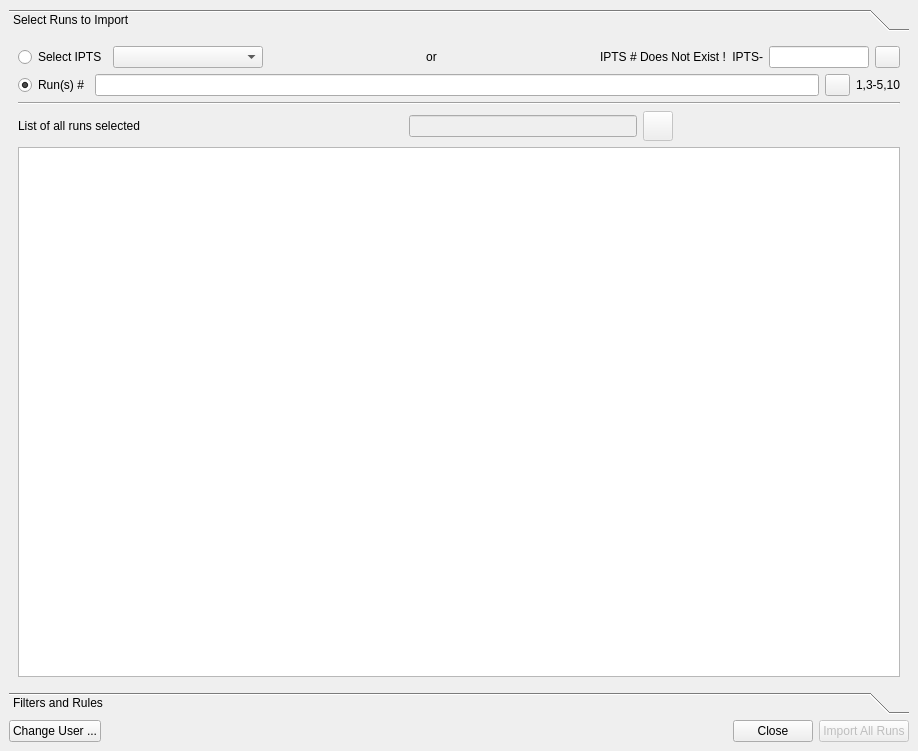
<?xml version="1.0" encoding="UTF-8"?>
<ui version="4.0">
 <class>MainWindow</class>
 <widget class="QMainWindow" name="MainWindow">
  <property name="geometry">
   <rect>
    <x>0</x>
    <y>0</y>
    <width>918</width>
    <height>751</height>
   </rect>
  </property>
  <property name="windowTitle">
   <string>MainWindow</string>
  </property>
  <widget class="QWidget" name="centralwidget">
   <layout class="QVBoxLayout" name="verticalLayout_3">
    <item>
     <widget class="QToolBox" name="toolBox">
      <property name="currentIndex">
       <number>0</number>
      </property>
      <widget class="QWidget" name="page">
       <property name="geometry">
        <rect>
         <x>0</x>
         <y>0</y>
         <width>900</width>
         <height>594</height>
        </rect>
       </property>
       <attribute name="label">
        <string>Select Runs to Import</string>
       </attribute>
       <layout class="QVBoxLayout" name="verticalLayout">
        <item>
         <layout class="QHBoxLayout" name="horizontalLayout_2">
          <item>
           <widget class="QRadioButton" name="ipts_radio_button">
            <property name="enabled">
             <bool>true</bool>
            </property>
            <property name="text">
             <string>Select IPTS</string>
            </property>
            <property name="checked">
             <bool>false</bool>
            </property>
           </widget>
          </item>
          <item>
           <widget class="QComboBox" name="ipts_combobox">
            <property name="minimumSize">
             <size>
              <width>150</width>
              <height>0</height>
             </size>
            </property>
            <property name="maximumSize">
             <size>
              <width>150</width>
              <height>16777215</height>
             </size>
            </property>
           </widget>
          </item>
          <item>
           <spacer name="horizontalSpacer_5">
            <property name="orientation">
             <enum>Qt::Horizontal</enum>
            </property>
            <property name="sizeHint" stdset="0">
             <size>
              <width>40</width>
              <height>20</height>
             </size>
            </property>
           </spacer>
          </item>
          <item>
           <widget class="QLabel" name="ipts_label">
            <property name="text">
             <string>or</string>
            </property>
            <property name="alignment">
             <set>Qt::AlignCenter</set>
            </property>
           </widget>
          </item>
          <item>
           <spacer name="horizontalSpacer_4">
            <property name="orientation">
             <enum>Qt::Horizontal</enum>
            </property>
            <property name="sizeHint" stdset="0">
             <size>
              <width>40</width>
              <height>20</height>
             </size>
            </property>
           </spacer>
          </item>
          <item>
           <widget class="QLabel" name="error_message">
            <property name="text">
             <string>IPTS # Does Not Exist !</string>
            </property>
            <property name="alignment">
             <set>Qt::AlignCenter</set>
            </property>
           </widget>
          </item>
          <item>
           <widget class="QLabel" name="label_3">
            <property name="text">
             <string>IPTS-</string>
            </property>
            <property name="alignment">
             <set>Qt::AlignRight|Qt::AlignTrailing|Qt::AlignVCenter</set>
            </property>
           </widget>
          </item>
          <item>
           <widget class="QLineEdit" name="ipts_lineedit">
            <property name="minimumSize">
             <size>
              <width>100</width>
              <height>0</height>
             </size>
            </property>
            <property name="maximumSize">
             <size>
              <width>100</width>
              <height>16777215</height>
             </size>
            </property>
           </widget>
          </item>
          <item>
           <widget class="QPushButton" name="clear_ipts_button">
            <property name="minimumSize">
             <size>
              <width>25</width>
              <height>20</height>
             </size>
            </property>
            <property name="maximumSize">
             <size>
              <width>25</width>
              <height>16777215</height>
             </size>
            </property>
            <property name="text">
             <string/>
            </property>
           </widget>
          </item>
         </layout>
        </item>
        <item>
         <layout class="QHBoxLayout" name="horizontalLayout">
          <item>
           <widget class="QRadioButton" name="run_radio_button">
            <property name="text">
             <string>Run(s) #</string>
            </property>
            <property name="checked">
             <bool>true</bool>
            </property>
           </widget>
          </item>
          <item>
           <widget class="QLineEdit" name="run_number_lineedit"/>
          </item>
          <item>
           <widget class="QPushButton" name="clear_run_button">
            <property name="minimumSize">
             <size>
              <width>25</width>
              <height>20</height>
             </size>
            </property>
            <property name="maximumSize">
             <size>
              <width>25</width>
              <height>16777215</height>
             </size>
            </property>
            <property name="text">
             <string/>
            </property>
           </widget>
          </item>
          <item>
           <widget class="QLabel" name="run_number_label">
            <property name="text">
             <string>1,3-5,10</string>
            </property>
           </widget>
          </item>
         </layout>
        </item>
        <item>
         <widget class="Line" name="line">
          <property name="orientation">
           <enum>Qt::Horizontal</enum>
          </property>
         </widget>
        </item>
        <item>
         <layout class="QHBoxLayout" name="horizontalLayout_7">
          <item>
           <widget class="QLabel" name="list_of_runs_label">
            <property name="text">
             <string>List of all runs selected</string>
            </property>
           </widget>
          </item>
          <item>
           <spacer name="horizontalSpacer_2">
            <property name="orientation">
             <enum>Qt::Horizontal</enum>
            </property>
            <property name="sizeHint" stdset="0">
             <size>
              <width>40</width>
              <height>20</height>
             </size>
            </property>
           </spacer>
          </item>
          <item>
           <widget class="QLabel" name="search_logo_label">
            <property name="enabled">
             <bool>false</bool>
            </property>
            <property name="sizePolicy">
             <sizepolicy hsizetype="Fixed" vsizetype="Fixed">
              <horstretch>0</horstretch>
              <verstretch>0</verstretch>
             </sizepolicy>
            </property>
            <property name="minimumSize">
             <size>
              <width>30</width>
              <height>30</height>
             </size>
            </property>
            <property name="maximumSize">
             <size>
              <width>30</width>
              <height>30</height>
             </size>
            </property>
            <property name="text">
             <string/>
            </property>
           </widget>
          </item>
          <item>
           <widget class="QLineEdit" name="name_search">
            <property name="enabled">
             <bool>false</bool>
            </property>
            <property name="minimumSize">
             <size>
              <width>200</width>
              <height>0</height>
             </size>
            </property>
            <property name="maximumSize">
             <size>
              <width>1677215</width>
              <height>16777215</height>
             </size>
            </property>
            <property name="text">
             <string/>
            </property>
           </widget>
          </item>
          <item>
           <widget class="QPushButton" name="clear_search_button">
            <property name="enabled">
             <bool>false</bool>
            </property>
            <property name="minimumSize">
             <size>
              <width>30</width>
              <height>30</height>
             </size>
            </property>
            <property name="maximumSize">
             <size>
              <width>20</width>
              <height>30</height>
             </size>
            </property>
            <property name="text">
             <string/>
            </property>
           </widget>
          </item>
          <item>
           <spacer name="horizontalSpacer_6">
            <property name="orientation">
             <enum>Qt::Horizontal</enum>
            </property>
            <property name="sizeHint" stdset="0">
             <size>
              <width>40</width>
              <height>20</height>
             </size>
            </property>
           </spacer>
          </item>
         </layout>
        </item>
        <item>
         <widget class="QTableWidget" name="tableWidget_all_runs"/>
        </item>
       </layout>
      </widget>
      <widget class="QWidget" name="page_2">
       <property name="geometry">
        <rect>
         <x>0</x>
         <y>0</y>
         <width>900</width>
         <height>594</height>
        </rect>
       </property>
       <attribute name="label">
        <string>Filters and Rules</string>
       </attribute>
       <layout class="QVBoxLayout" name="verticalLayout_5">
        <item>
         <widget class="QSplitter" name="splitter">
          <property name="frameShape">
           <enum>QFrame::NoFrame</enum>
          </property>
          <property name="frameShadow">
           <enum>QFrame::Plain</enum>
          </property>
          <property name="lineWidth">
           <number>4</number>
          </property>
          <property name="midLineWidth">
           <number>9</number>
          </property>
          <property name="orientation">
           <enum>Qt::Vertical</enum>
          </property>
          <property name="opaqueResize">
           <bool>false</bool>
          </property>
          <property name="handleWidth">
           <number>14</number>
          </property>
          <property name="childrenCollapsible">
           <bool>true</bool>
          </property>
          <widget class="QWidget" name="layoutWidget_2">
           <layout class="QVBoxLayout" name="verticalLayout_4">
            <item>
             <widget class="QTableWidget" name="tableWidget">
              <property name="enabled">
               <bool>false</bool>
              </property>
              <property name="sizePolicy">
               <sizepolicy hsizetype="Expanding" vsizetype="Expanding">
                <horstretch>0</horstretch>
                <verstretch>0</verstretch>
               </sizepolicy>
              </property>
              <property name="maximumSize">
               <size>
                <width>16777215</width>
                <height>16777215</height>
               </size>
              </property>
              <property name="palette">
               <palette>
                <active>
                 <colorrole role="Highlight">
                  <brush brushstyle="SolidPattern">
                   <color alpha="255">
                    <red>138</red>
                    <green>226</green>
                    <blue>52</blue>
                   </color>
                  </brush>
                 </colorrole>
                 <colorrole role="Link">
                  <brush brushstyle="SolidPattern">
                   <color alpha="255">
                    <red>138</red>
                    <green>226</green>
                    <blue>52</blue>
                   </color>
                  </brush>
                 </colorrole>
                </active>
                <inactive>
                 <colorrole role="Highlight">
                  <brush brushstyle="SolidPattern">
                   <color alpha="255">
                    <red>138</red>
                    <green>226</green>
                    <blue>52</blue>
                   </color>
                  </brush>
                 </colorrole>
                 <colorrole role="Link">
                  <brush brushstyle="SolidPattern">
                   <color alpha="255">
                    <red>138</red>
                    <green>226</green>
                    <blue>52</blue>
                   </color>
                  </brush>
                 </colorrole>
                </inactive>
                <disabled>
                 <colorrole role="Highlight">
                  <brush brushstyle="SolidPattern">
                   <color alpha="255">
                    <red>145</red>
                    <green>141</green>
                    <blue>126</blue>
                   </color>
                  </brush>
                 </colorrole>
                 <colorrole role="Link">
                  <brush brushstyle="SolidPattern">
                   <color alpha="255">
                    <red>138</red>
                    <green>226</green>
                    <blue>52</blue>
                   </color>
                  </brush>
                 </colorrole>
                </disabled>
               </palette>
              </property>
              <property name="alternatingRowColors">
               <bool>true</bool>
              </property>
              <property name="selectionMode">
               <enum>QAbstractItemView::SingleSelection</enum>
              </property>
              <property name="selectionBehavior">
               <enum>QAbstractItemView::SelectRows</enum>
              </property>
              <attribute name="horizontalHeaderVisible">
               <bool>false</bool>
              </attribute>
              <attribute name="horizontalHeaderHighlightSections">
               <bool>true</bool>
              </attribute>
              <attribute name="horizontalHeaderStretchLastSection">
               <bool>true</bool>
              </attribute>
              <attribute name="verticalHeaderVisible">
               <bool>false</bool>
              </attribute>
              <attribute name="verticalHeaderStretchLastSection">
               <bool>false</bool>
              </attribute>
              <column>
               <property name="text">
                <string>New Column</string>
               </property>
              </column>
              <column>
               <property name="text">
                <string>Rule #</string>
               </property>
              </column>
              <column>
               <property name="text">
                <string>Keyword</string>
               </property>
              </column>
              <column>
               <property name="text">
                <string>Criteria</string>
               </property>
              </column>
              <column>
               <property name="text">
                <string>Values</string>
               </property>
              </column>
             </widget>
            </item>
            <item>
             <layout class="QHBoxLayout" name="horizontalLayout_4">
              <item>
               <widget class="QPushButton" name="remove_criteria_button">
                <property name="enabled">
                 <bool>false</bool>
                </property>
                <property name="minimumSize">
                 <size>
                  <width>180</width>
                  <height>0</height>
                 </size>
                </property>
                <property name="maximumSize">
                 <size>
                  <width>200</width>
                  <height>30</height>
                 </size>
                </property>
                <property name="text">
                 <string>Remove Selected Rule</string>
                </property>
               </widget>
              </item>
              <item>
               <widget class="QPushButton" name="add_criteria_button">
                <property name="enabled">
                 <bool>false</bool>
                </property>
                <property name="minimumSize">
                 <size>
                  <width>200</width>
                  <height>0</height>
                 </size>
                </property>
                <property name="maximumSize">
                 <size>
                  <width>200</width>
                  <height>30</height>
                 </size>
                </property>
                <property name="text">
                 <string>Add a Rule</string>
                </property>
               </widget>
              </item>
              <item>
               <spacer name="horizontalSpacer_3">
                <property name="orientation">
                 <enum>Qt::Horizontal</enum>
                </property>
                <property name="sizeType">
                 <enum>QSizePolicy::Expanding</enum>
                </property>
                <property name="sizeHint" stdset="0">
                 <size>
                  <width>40</width>
                  <height>20</height>
                 </size>
                </property>
               </spacer>
              </item>
             </layout>
            </item>
            <item>
             <layout class="QHBoxLayout" name="horizontalLayout_6">
              <item>
               <widget class="QLabel" name="global_rule_label">
                <property name="enabled">
                 <bool>false</bool>
                </property>
                <property name="text">
                 <string>Global Rule:</string>
                </property>
               </widget>
              </item>
              <item>
               <widget class="QLineEdit" name="global_rule_lineedit">
                <property name="enabled">
                 <bool>false</bool>
                </property>
                <property name="readOnly">
                 <bool>true</bool>
                </property>
               </widget>
              </item>
              <item>
               <widget class="QPushButton" name="global_rule_button">
                <property name="enabled">
                 <bool>false</bool>
                </property>
                <property name="text">
                 <string>Edit ...</string>
                </property>
               </widget>
              </item>
             </layout>
            </item>
           </layout>
          </widget>
          <widget class="QWidget" name="layoutWidget_3">
           <layout class="QVBoxLayout" name="verticalLayout_2">
            <item>
             <widget class="QLabel" name="filter_result_label">
              <property name="enabled">
               <bool>false</bool>
              </property>
              <property name="text">
               <string>Filter + Global Rules Result</string>
              </property>
             </widget>
            </item>
            <item>
             <widget class="QTableWidget" name="tableWidget_filter_result">
              <property name="enabled">
               <bool>false</bool>
              </property>
              <property name="alternatingRowColors">
               <bool>true</bool>
              </property>
              <property name="selectionMode">
               <enum>QAbstractItemView::NoSelection</enum>
              </property>
              <attribute name="horizontalHeaderStretchLastSection">
               <bool>false</bool>
              </attribute>
              <attribute name="verticalHeaderStretchLastSection">
               <bool>false</bool>
              </attribute>
             </widget>
            </item>
           </layout>
          </widget>
         </widget>
        </item>
       </layout>
      </widget>
     </widget>
    </item>
    <item>
     <layout class="QHBoxLayout" name="horizontalLayout_3">
      <item>
       <widget class="QPushButton" name="change_user_button">
        <property name="text">
         <string>Change User ...</string>
        </property>
       </widget>
      </item>
      <item>
       <spacer name="horizontalSpacer">
        <property name="orientation">
         <enum>Qt::Horizontal</enum>
        </property>
        <property name="sizeHint" stdset="0">
         <size>
          <width>40</width>
          <height>20</height>
         </size>
        </property>
       </spacer>
      </item>
      <item>
       <widget class="QPushButton" name="cancel_button">
        <property name="text">
         <string>Close</string>
        </property>
       </widget>
      </item>
      <item>
       <widget class="QPushButton" name="import_button">
        <property name="enabled">
         <bool>false</bool>
        </property>
        <property name="text">
         <string>Import All Runs</string>
        </property>
       </widget>
      </item>
     </layout>
    </item>
   </layout>
  </widget>
  <widget class="QMenuBar" name="menubar">
   <property name="geometry">
    <rect>
     <x>0</x>
     <y>0</y>
     <width>918</width>
     <height>22</height>
    </rect>
   </property>
  </widget>
 </widget>
 <resources/>
 <connections>
  <connection>
   <sender>ipts_radio_button</sender>
   <signal>clicked()</signal>
   <receiver>MainWindow</receiver>
   <slot>radio_button_changed()</slot>
   <hints>
    <hint type="sourcelabel">
     <x>67</x>
     <y>84</y>
    </hint>
    <hint type="destinationlabel">
     <x>458</x>
     <y>375</y>
    </hint>
   </hints>
  </connection>
  <connection>
   <sender>run_radio_button</sender>
   <signal>clicked()</signal>
   <receiver>MainWindow</receiver>
   <slot>radio_button_changed()</slot>
   <hints>
    <hint type="sourcelabel">
     <x>59</x>
     <y>119</y>
    </hint>
    <hint type="destinationlabel">
     <x>458</x>
     <y>375</y>
    </hint>
   </hints>
  </connection>
  <connection>
   <sender>ipts_combobox</sender>
   <signal>currentIndexChanged(QString)</signal>
   <receiver>MainWindow</receiver>
   <slot>ipts_selection_changed()</slot>
   <hints>
    <hint type="sourcelabel">
     <x>197</x>
     <y>85</y>
    </hint>
    <hint type="destinationlabel">
     <x>458</x>
     <y>375</y>
    </hint>
   </hints>
  </connection>
  <connection>
   <sender>run_number_lineedit</sender>
   <signal>returnPressed()</signal>
   <receiver>MainWindow</receiver>
   <slot>run_number_return_pressed()</slot>
   <hints>
    <hint type="sourcelabel">
     <x>456</x>
     <y>120</y>
    </hint>
    <hint type="destinationlabel">
     <x>458</x>
     <y>375</y>
    </hint>
   </hints>
  </connection>
  <connection>
   <sender>ipts_lineedit</sender>
   <signal>textChanged(QString)</signal>
   <receiver>MainWindow</receiver>
   <slot>ipts_text_changed()</slot>
   <hints>
    <hint type="sourcelabel">
     <x>817</x>
     <y>85</y>
    </hint>
    <hint type="destinationlabel">
     <x>458</x>
     <y>375</y>
    </hint>
   </hints>
  </connection>
  <connection>
   <sender>run_number_lineedit</sender>
   <signal>textChanged(QString)</signal>
   <receiver>MainWindow</receiver>
   <slot>run_number_text_changed()</slot>
   <hints>
    <hint type="sourcelabel">
     <x>456</x>
     <y>120</y>
    </hint>
    <hint type="destinationlabel">
     <x>458</x>
     <y>375</y>
    </hint>
   </hints>
  </connection>
  <connection>
   <sender>toolBox</sender>
   <signal>currentChanged(int)</signal>
   <receiver>MainWindow</receiver>
   <slot>toolbox_changed()</slot>
   <hints>
    <hint type="sourcelabel">
     <x>458</x>
     <y>357</y>
    </hint>
    <hint type="destinationlabel">
     <x>458</x>
     <y>375</y>
    </hint>
   </hints>
  </connection>
  <connection>
   <sender>ipts_lineedit</sender>
   <signal>returnPressed()</signal>
   <receiver>MainWindow</receiver>
   <slot>ipts_text_return_pressed()</slot>
   <hints>
    <hint type="sourcelabel">
     <x>817</x>
     <y>85</y>
    </hint>
    <hint type="destinationlabel">
     <x>458</x>
     <y>375</y>
    </hint>
   </hints>
  </connection>
  <connection>
   <sender>name_search</sender>
   <signal>returnPressed()</signal>
   <receiver>MainWindow</receiver>
   <slot>search_return_pressed()</slot>
   <hints>
    <hint type="sourcelabel">
     <x>538</x>
     <y>165</y>
    </hint>
    <hint type="destinationlabel">
     <x>458</x>
     <y>375</y>
    </hint>
   </hints>
  </connection>
  <connection>
   <sender>name_search</sender>
   <signal>textChanged(QString)</signal>
   <receiver>MainWindow</receiver>
   <slot>search_text_changed()</slot>
   <hints>
    <hint type="sourcelabel">
     <x>538</x>
     <y>165</y>
    </hint>
    <hint type="destinationlabel">
     <x>458</x>
     <y>375</y>
    </hint>
   </hints>
  </connection>
  <connection>
   <sender>global_rule_button</sender>
   <signal>clicked()</signal>
   <receiver>MainWindow</receiver>
   <slot>edit_global_rule_clicked()</slot>
   <hints>
    <hint type="sourcelabel">
     <x>860</x>
     <y>393</y>
    </hint>
    <hint type="destinationlabel">
     <x>458</x>
     <y>375</y>
    </hint>
   </hints>
  </connection>
  <connection>
   <sender>add_criteria_button</sender>
   <signal>clicked()</signal>
   <receiver>MainWindow</receiver>
   <slot>add_criteria_clicked()</slot>
   <hints>
    <hint type="sourcelabel">
     <x>405</x>
     <y>371</y>
    </hint>
    <hint type="destinationlabel">
     <x>458</x>
     <y>375</y>
    </hint>
   </hints>
  </connection>
  <connection>
   <sender>remove_criteria_button</sender>
   <signal>clicked()</signal>
   <receiver>MainWindow</receiver>
   <slot>remove_criteria_clicked()</slot>
   <hints>
    <hint type="sourcelabel">
     <x>34</x>
     <y>358</y>
    </hint>
    <hint type="destinationlabel">
     <x>458</x>
     <y>375</y>
    </hint>
   </hints>
  </connection>
  <connection>
   <sender>clear_ipts_button</sender>
   <signal>clicked()</signal>
   <receiver>MainWindow</receiver>
   <slot>clear_ipts()</slot>
   <hints>
    <hint type="sourcelabel">
     <x>886</x>
     <y>85</y>
    </hint>
    <hint type="destinationlabel">
     <x>458</x>
     <y>375</y>
    </hint>
   </hints>
  </connection>
  <connection>
   <sender>clear_run_button</sender>
   <signal>clicked()</signal>
   <receiver>MainWindow</receiver>
   <slot>clear_run()</slot>
   <hints>
    <hint type="sourcelabel">
     <x>824</x>
     <y>120</y>
    </hint>
    <hint type="destinationlabel">
     <x>458</x>
     <y>375</y>
    </hint>
   </hints>
  </connection>
  <connection>
   <sender>clear_search_button</sender>
   <signal>clicked()</signal>
   <receiver>MainWindow</receiver>
   <slot>clear_search_text()</slot>
   <hints>
    <hint type="sourcelabel">
     <x>665</x>
     <y>165</y>
    </hint>
    <hint type="destinationlabel">
     <x>458</x>
     <y>375</y>
    </hint>
   </hints>
  </connection>
  <connection>
   <sender>import_button</sender>
   <signal>clicked()</signal>
   <receiver>MainWindow</receiver>
   <slot>import_button_clicked()</slot>
   <hints>
    <hint type="sourcelabel">
     <x>870</x>
     <y>705</y>
    </hint>
    <hint type="destinationlabel">
     <x>458</x>
     <y>375</y>
    </hint>
   </hints>
  </connection>
  <connection>
   <sender>cancel_button</sender>
   <signal>clicked()</signal>
   <receiver>MainWindow</receiver>
   <slot>cancel_button_clicked()</slot>
   <hints>
    <hint type="sourcelabel">
     <x>789</x>
     <y>705</y>
    </hint>
    <hint type="destinationlabel">
     <x>458</x>
     <y>375</y>
    </hint>
   </hints>
  </connection>
  <connection>
   <sender>change_user_button</sender>
   <signal>clicked()</signal>
   <receiver>MainWindow</receiver>
   <slot>change_user_clicked()</slot>
   <hints>
    <hint type="sourcelabel">
     <x>65</x>
     <y>705</y>
    </hint>
    <hint type="destinationlabel">
     <x>458</x>
     <y>375</y>
    </hint>
   </hints>
  </connection>
 </connections>
 <slots>
  <slot>cancel_button_clicked()</slot>
  <slot>import_button_clicked()</slot>
  <slot>radio_button_changed()</slot>
  <slot>ipts_selection_changed()</slot>
  <slot>run_number_return_pressed()</slot>
  <slot>change_user_clicked()</slot>
  <slot>ipts_text_changed()</slot>
  <slot>clear_ipts()</slot>
  <slot>clear_run()</slot>
  <slot>remove_criteria_clicked()</slot>
  <slot>add_criteria_clicked()</slot>
  <slot>run_number_text_changed()</slot>
  <slot>toolbox_changed()</slot>
  <slot>edit_global_rule_clicked()</slot>
  <slot>ipts_text_return_pressed()</slot>
  <slot>search_return_pressed()</slot>
  <slot>search_text_changed()</slot>
  <slot>clear_search_text()</slot>
 </slots>
</ui>
